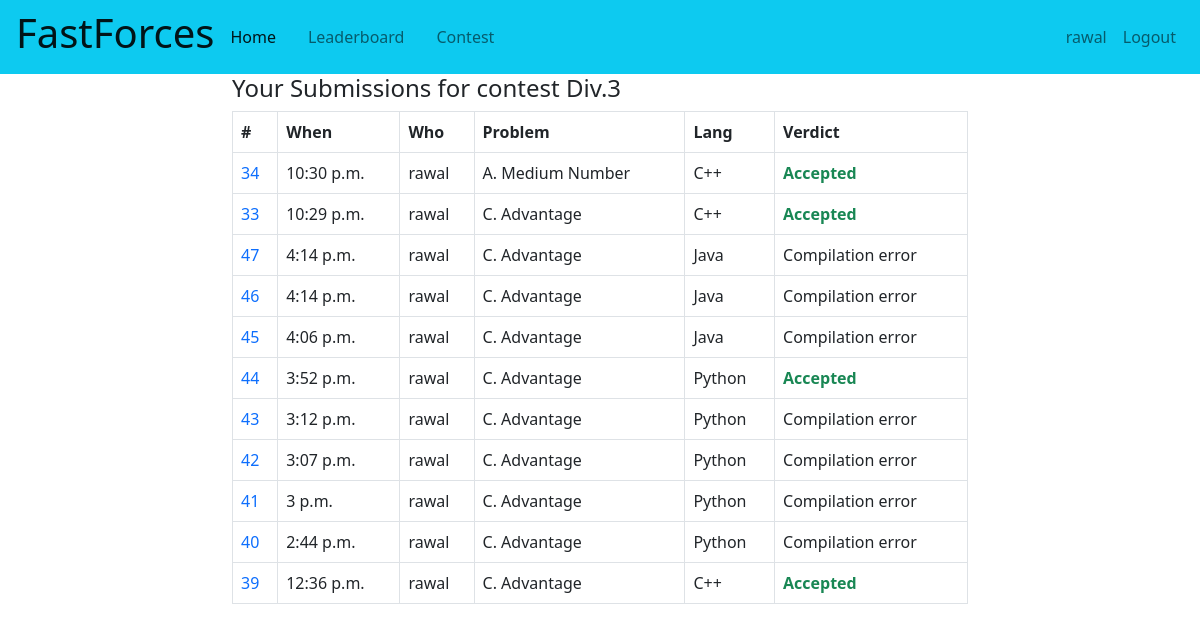
The page /contest/submission/22 (signed in) on the database its author committed.
### contest/models.py (models this page shows, shortened)
class Contest(models.Model):
   name=models.CharField(max_length=50,null=True)
   start_time=models.DateTimeField(null=True, blank=True)
   end_time=models.DateTimeField(null=True, blank=True)
   duration=models.DurationField(null=True, blank=True)
   registered_user=models.IntegerField(default=0)
   a_score=models.IntegerField(default=10)
   b_score=models.IntegerField(default=20)
   c_score=models.IntegerField(default=30)
   d_score=models.IntegerField(default=50)

### problem/models.py (models this page shows, shortened)
class Submission(models.Model):
    user=models.ForeignKey(User,on_delete=models.CASCADE)
    contest=models.ForeignKey(Contest,on_delete=models.CASCADE)
    problem=models.ForeignKey(Problem,on_delete=models.CASCADE,null=True)
    submitted_time=models.TimeField()
    verdict=models.CharField(max_length=50)
    lang=models.CharField(max_length=50,null=True)
    code = models.TextField(null=True)

class Problem(models.Model):
    name = models.CharField(max_length=125,null=True)
    tag = models.CharField(max_length=50,null=True)
    contest=models.ForeignKey(Contest,on_delete=models.CASCADE,null=True)
    discription = models.TextField(null=True)
    time_complexity = models.CharField(max_length=50,null=True)
    space_complexity = models.CharField(max_length=50,null=True)
    example = models.TextField(null=True)
    total_submission=models.IntegerField(default=0)

### contest/views.py (the view)
# urls.py: path('submission/<int:id>',contest_views.contest_submission , name='contest_submission'),
def contest_submission(request,id):
    if request.user.is_authenticated:
        contest=Contest.objects.get(pk=id)
        submissions=Submission.objects.filter(user=request.user,contest=contest).order_by('-submitted_time')
        return render(request,"contest/contest_submission.html",{"submissions":submissions,"contest":contest})
    return render(request,"user/login.html")

### contest/templates/contest/contest_submission.html
{% extends "user/base.html" %}
{% block content %}
<div class="container">
    <div class="row">
        <div class="col-8 offset-2">
           <h4>Your Submissions for {{contest.name}}</h4>
           <table class="table table-bordered">
            <thead>
              <tr>
                <th scope="col">#</th>
                <th scope="col">When</th>
                <th scope="col">Who</th>
                <th scope="col">Problem</th>
                <th scope="col">Lang</th>
                <th scope="col">Verdict</th>
              </tr>
            </thead>
            <tbody>
              {% for submission in submissions %}
              <tr>
                <td><a href="{% url 'problem:submitted_code' submission.pk  %}"> {{submission.pk}} </a></td>
                <td>{{submission.submitted_time}}</td>
                <td>{{submission.user.username}}</td>
                <td>{{submission.problem.name}}</td>
                <td>{{submission.lang}}</td>
                {% if submission.verdict == "Accepted" %}
                <td class="text-success " style="font-weight: bold;">{{submission.verdict}}</td>
                {% elif submission.verdict ==  "Wrong answer" %}
                <td class="text-primary">{{submission.verdict}}</td>
                {% else %}
                <td>{{submission.verdict}}</td>
                {% endif %}
              </tr>
              {% endfor %}
            </tbody>
        </table>
        </div>
    </div>
</div>
{% endblock %}

### user/templates/user/base.html (shortened to what this page needs)
{% load static %}
<!DOCTYPE html>
<html lang="en">
<head>
    <link href="https://cdn.jsdelivr.net/npm/bootstrap@5.2.3/dist/css/bootstrap.min.css" rel="stylesheet">
    <link rel="stylesheet" href="{% static 'user/style.css' %}">
</head>
<body>
    <nav class="navbar navbar-expand-lg navbar-light bg-info p-1">
        <div class="container-fluid">
          <a class="navbar-brand mx-0" href="#" > <h1>FastForces</h1></a>
          <div class=" collapse navbar-collapse" id="navbarNavDropdown">
            <ul class="navbar-nav  ">
              <li class="nav-item">
                <a class="nav-link mx-2 active" aria-current="page" href="{% url 'home' %}">Home</a>
              </li>
              <li class="nav-item">
                <a class="nav-link mx-2" aria-current="page"  href="{% url 'leaderboard' %}">Leaderboard</a>
              </li>
              <li class="nav-item">
                <a class="nav-link mx-2" aria-current="page"  href="{% url 'contest:contest_list' %}">Contest</a>
              </li>
            </ul>
            <ul class="navbar-nav ms-auto d-none d-lg-inline-flex">
              {% if user.is_authenticated %}
              <li class="nav-item">
                <a class="nav-link" href="{% url 'profile' user.username %}">{{request.user.username}}</a>
              </li>
              <li class="nav-item">
                <a class="nav-link" href="{% url 'logout' %}">Logout</a>
              </li>
              {% elif home == 2 %}
              <li class="nav-item">
                <a class="nav-link" href="{% url 'login' %}">Login</a>
              </li>
              {% elif home == 0 %}
              <li class="nav-item">
                <a class="nav-link" href="{% url 'register' %}">Register</a>
              </li>
              {% endif %}
            </ul>
          </div>
        </div>
    </nav>
    {% block content%}{% endblock %}
</body>
</html>

### user/templates/user/base.html (style rules this page uses)
a { text-decoration: none; }

### rows shown on the page
Contest: name "contest Div.3"
Submission: pk "34", submitted_time "10:30 p.m.", user.username "rawal", problem.name "A. Medium Number", lang "C++", verdict "Accepted"
Submission: pk "33", submitted_time "10:29 p.m.", user.username "rawal", problem.name "C. Advantage", lang "C++", verdict "Accepted"
Submission: pk "47", submitted_time "4:14 p.m.", user.username "rawal", problem.name "C. Advantage", lang "Java", verdict "Compilation error"
Submission: pk "46", submitted_time "4:14 p.m.", user.username "rawal", problem.name "C. Advantage", lang "Java", verdict "Compilation error"
Submission: pk "45", submitted_time "4:06 p.m.", user.username "rawal", problem.name "C. Advantage", lang "Java", verdict "Compilation error"
Submission: pk "44", submitted_time "3:52 p.m.", user.username "rawal", problem.name "C. Advantage", lang "Python", verdict "Accepted"
Submission: pk "43", submitted_time "3:12 p.m.", user.username "rawal", problem.name "C. Advantage", lang "Python", verdict "Compilation error"
Submission: pk "42", submitted_time "3:07 p.m.", user.username "rawal", problem.name "C. Advantage", lang "Python", verdict "Compilation error"
Submission: pk "41", submitted_time "3 p.m.", user.username "rawal", problem.name "C. Advantage", lang "Python", verdict "Compilation error"
Submission: pk "40", submitted_time "2:44 p.m.", user.username "rawal", problem.name "C. Advantage", lang "Python", verdict "Compilation error"
Submission: pk "39", submitted_time "12:36 p.m.", user.username "rawal", problem.name "C. Advantage", lang "C++", verdict "Accepted"

### other values the page prints
{{ request.user.username }} "rawal"
